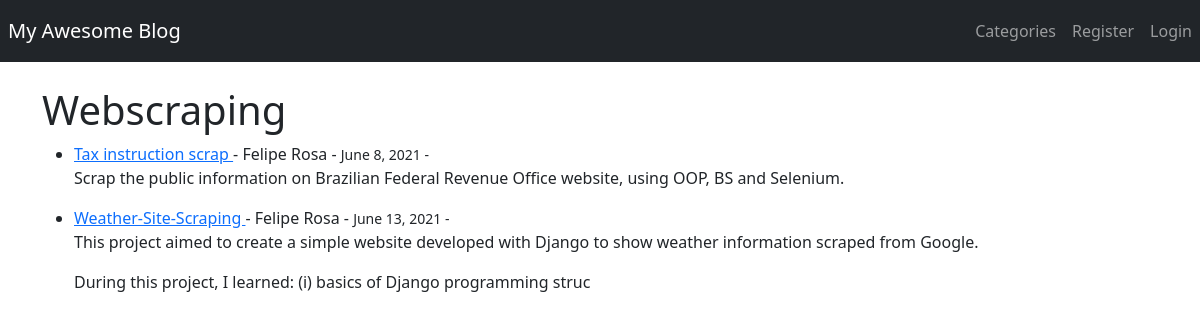
/category/webscraping/, run on the app's committed database.
### theblog/models.py (models this page shows, shortened)
class Post(models.Model):
    title = models.CharField(max_length=255)
    header_image = models.ImageField(blank=True, null=True, upload_to='images/header_image/')
    title_tag = models.CharField(max_length=255)
    author = models.ForeignKey(User, on_delete=models.CASCADE)
    body = RichTextField(blank=True, null=True)
    post_date = models.DateField(auto_now_add=True)
    category = models.CharField(max_length=255, default='uncathegorized')
    likes = models.ManyToManyField(User, related_name='blog_posts')

### theblog/views.py (the view)
# urls.py: path('category/<str:cats>/', CategoryView, name='category'),
def CategoryView(request, cats):
    category_posts = Post.objects.filter(category=cats)
    return render(request, 'categories.html', {'cats': cats.title().replace("-", " "), 'category_posts': category_posts})

### theblog/templates/categories.html (shortened to what this page needs)
{% extends 'base.html' %}
{% block content %}
{% if category_posts %}
<h1>{{cats}}</h1>
<ul>
    {% for post in category_posts %}
    <li><a href="{%url 'article-detail' post.pk %}">{{post.title}} </a>
        -
        {{post.author.first_name}} {{post.author.last_name}}
        -
        <small>
            {{ post.post_date }}
            -
        </small>
        <br/>
        {{post.body|slice:":200"|safe}}
    </li>
    {% endfor %}
</ul>
{% else %}
<h2>Sorry, this page does not exist...</h2>
{% endif %}
{% endblock%}

### data on the page
Post: title "Tax instruction scrap", author.first_name "Felipe", author.last_name "Rosa", post_date "June 8, 2021", body "Scrap the public information on Brazilian Federal Revenue Office website, using OOP, BS and Selenium."
Post: title "Weather-Site-Scraping", author.first_name "Felipe", author.last_name "Rosa", post_date "June 13, 2021", body "This project aimed to create a simple website developed with Django to show weather information scraped from Google. During this project, I learned: (i) basics of Django programming struc"

### other printed values
{{ cats }} "Webscraping"
